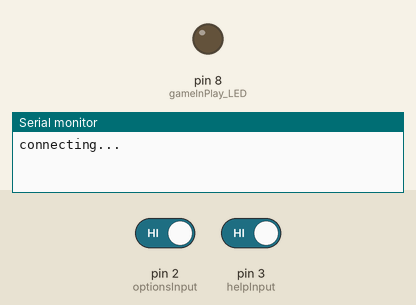
The sketch below on a simulated Arduino Uno, built with avr-gcc and run on an emulated ATmega328P. On the bench: output pins drawn as LEDs (lit = HIGH), the last lines printed to the serial monitor. Inputs (shaded band) come from the test bench; at power-on: pin 2 (optionsInput) HIGH, pin 3 (helpInput) HIGH. WiFi joins after 1.5 s; servers stay silent unless stated; uploads are accepted with an empty reply.

Above: at 3.7 s.
3.8 s: pin 2 (optionsInput) driven LOW and pin 3 (helpInput) driven LOW
At 4.9 s:
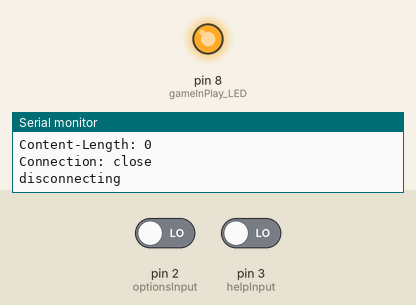
5.6 s: pin 2 (optionsInput) driven HIGH and pin 3 (helpInput) driven HIGH
At 11.3 s:
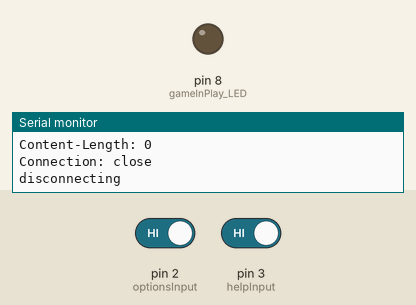
Timing chart, 0 to 12.8 s (numbered marks = the images above; inputs shaded):
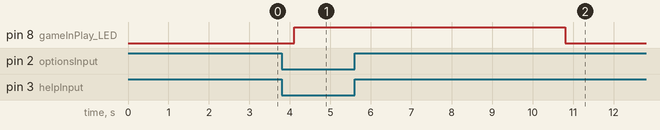

The sketch:

GT_PushToQueue.ino
```cpp
#include <SPI.h>
#include <Ethernet.h>

const int NO_GAME = 0;
const int SETUP = 1;
const int GAME_IN_PLAY = 2;
const int POSSIBLE_GAME_OVER = 3;

int gameState = NO_GAME;
boolean gameInPlay = false;
int gameInPlay_LED = 8;
int optionsInput = 2;
int helpInput = 3;
int optionsVal = 0;
int helpVal = 0;
unsigned long timeOff = 0;
unsigned long now = 0;

//10-24-80-59-51-F8
byte mac[] = { 0x10, 0x24, 0x80, 0x59, 0x51, 0xF8 };
char server[] = "sqs.us-west-2.amazonaws.com";
IPAddress ip(192,168,0,177);
boolean pushingToQueue = false;

// Initialize the Ethernet client library
// with the IP address and port of the server
// that you want to connect to (port 80 is default for HTTP):
EthernetClient client;

// the setup routine runs once when you press reset:
void setup() {
  // initialize the digital pin as an output.
  pinMode(gameInPlay_LED, OUTPUT);
  pinMode(optionsInput, INPUT);
  pinMode(helpInput, INPUT);

  Serial.begin(9600);

  // start the Ethernet connection:
  if (Ethernet.begin(mac) == 0) {
    Serial.println("Failed to configure Ethernet using DHCP");
    // try to congifure using IP address instead of DHCP:
    Ethernet.begin(mac, ip);
  }
  // give the Ethernet shield a second to initialize:
  delay(1000);
  Serial.println("connecting...");
}

// the loop routine runs over and over again forever:
void loop() {
  optionsVal = digitalRead(optionsInput);
  helpVal = digitalRead(helpInput);
  now = millis();

  if (gameState == NO_GAME && optionsVal == LOW && helpVal == LOW) {
      gameState = GAME_IN_PLAY;
      gameInPlay = true;
      Serial.print("Game In Play\n");
      delay(100);
      pushToQueue("Game In Play");
  }


  if (gameState == GAME_IN_PLAY && optionsVal == HIGH && helpVal == HIGH) {
    gameState = POSSIBLE_GAME_OVER;
    timeOff = millis();
    Serial.print("Possible Game Over\n");
  }


  if (gameState == POSSIBLE_GAME_OVER && (optionsVal == LOW || helpVal == LOW)) {
    gameState = GAME_IN_PLAY;
    gameInPlay = true;
    timeOff = 0;
  }


  if (gameState == POSSIBLE_GAME_OVER && now - timeOff > 5000) {
    gameState = NO_GAME;
    gameInPlay = false;
    Serial.print("Game Over\n");
    pushToQueue("Game Over");
  }

  if (gameInPlay) {
    digitalWrite(gameInPlay_LED, HIGH);
  } else {
    digitalWrite(gameInPlay_LED, LOW);
  }

  // if there are incoming bytes available
  // from the server, read them and print them:
  if (client.available()) {
    char c = client.read();
    Serial.print(c);
  }

  // if the server's disconnected, stop the client:
  if (pushingToQueue && !client.connected()) {

    Serial.println();
    Serial.println("disconnecting");
    client.stop();
    pushingToQueue = false;
  }


}

void pushToQueue(char* msg) {
  String urlEncMsg = URLEncode(msg);
  // if you get a connection, report back via serial:
  if (client.connect(server, 80)) {
    Serial.println("connected");
    // Make a HTTP request:
    client.println("GET /040291695885/twgoldentee?Action=SendMessage&MessageBody=" + urlEncMsg + " HTTP/1.1");
    client.println("Host: sqs.us-west-2.amazonaws.com");
    client.println("Connection: close");
    client.println();
    pushingToQueue = true;
  }
  else {
    // if you didn't get a connection to the server:
    Serial.println("connection failed");
  }
}

String URLEncode(const char* msg)
{
    const char *hex = "0123456789abcdef";
    String encodedMsg = "";

    while (*msg!='\0'){
        if( ('a' <= *msg && *msg <= 'z')
                || ('A' <= *msg && *msg <= 'Z')
                || ('0' <= *msg && *msg <= '9') ) {
            encodedMsg += *msg;
        } else {
            encodedMsg += '%';
            encodedMsg += hex[*msg >> 4];
            encodedMsg += hex[*msg & 15];
        }
        msg++;
    }
    return encodedMsg;
}
```

Measured:
- after the input at 3.8 s, pin 8 (gameInPlay_LED): LOW → HIGH after 0.30 s
- after the input at 5.6 s, pin 8 (gameInPlay_LED): HIGH → LOW after 5.2 s
